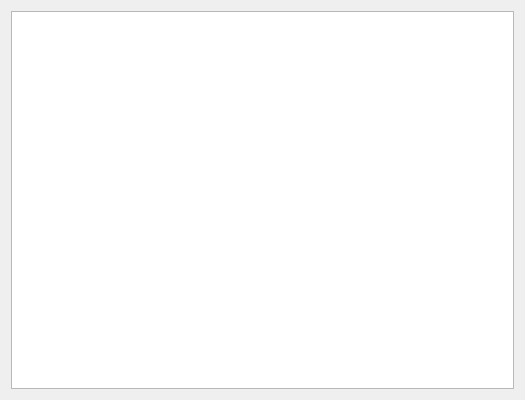
<?xml version="1.0" encoding="UTF-8"?>
<ui version="4.0">
 <class>blocksDialog</class>
 <widget class="QDialog" name="blocksDialog">
  <property name="geometry">
   <rect>
    <x>0</x>
    <y>0</y>
    <width>525</width>
    <height>400</height>
   </rect>
  </property>
  <property name="minimumSize">
   <size>
    <width>511</width>
    <height>0</height>
   </size>
  </property>
  <property name="maximumSize">
   <size>
    <width>16777215</width>
    <height>16777215</height>
   </size>
  </property>
  <property name="windowTitle">
   <string>Dialog</string>
  </property>
  <layout class="QHBoxLayout" name="horizontalLayout">
   <item>
    <widget class="QTableView" name="blocksTableView">
     <property name="minimumSize">
      <size>
       <width>404</width>
       <height>0</height>
      </size>
     </property>
     <property name="maximumSize">
      <size>
       <width>16777215</width>
       <height>16777215</height>
      </size>
     </property>
     <property name="sortingEnabled">
      <bool>true</bool>
     </property>
    </widget>
   </item>
  </layout>
 </widget>
 <resources/>
 <connections/>
</ui>
